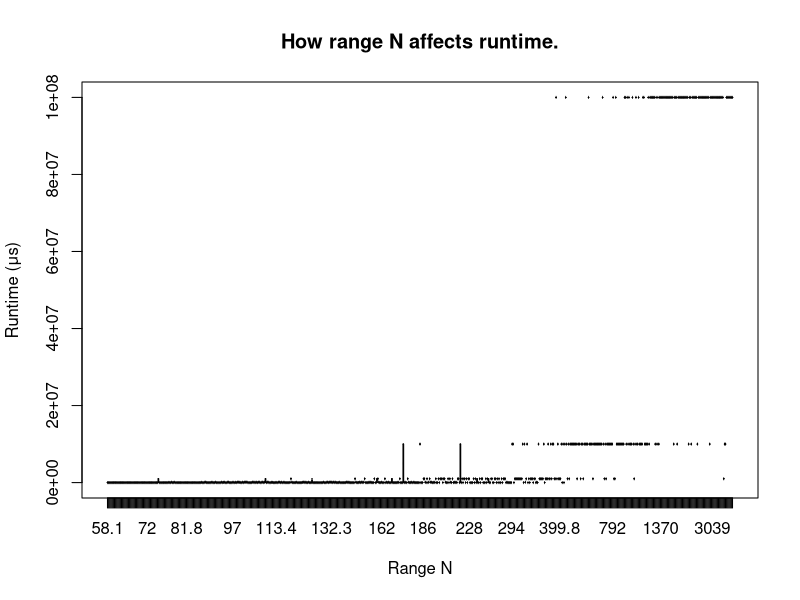
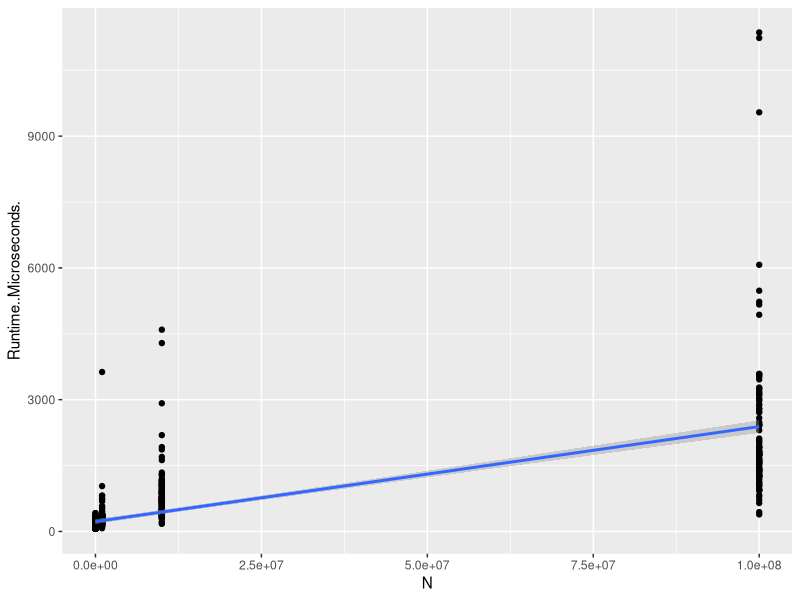
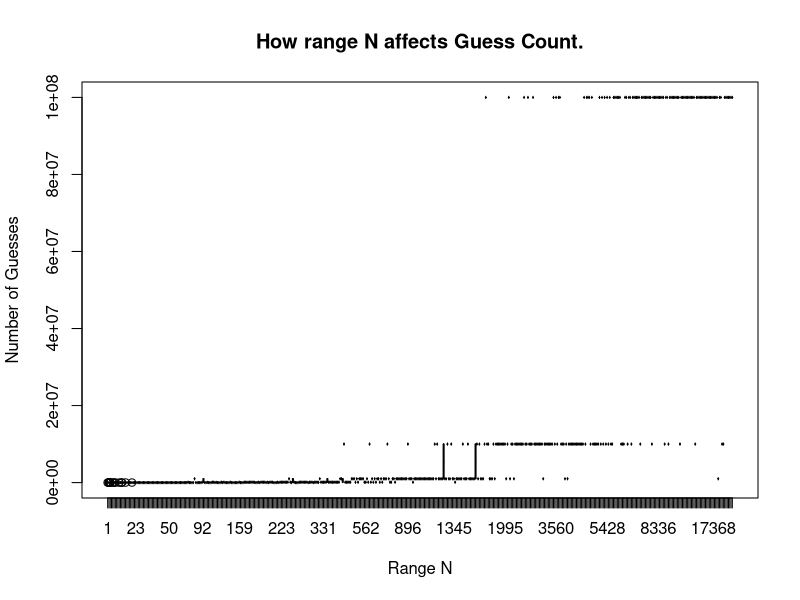
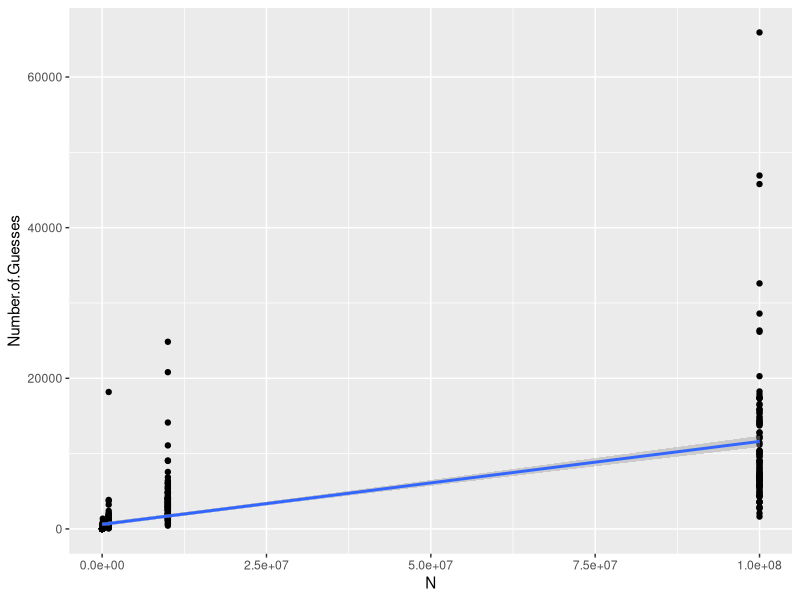
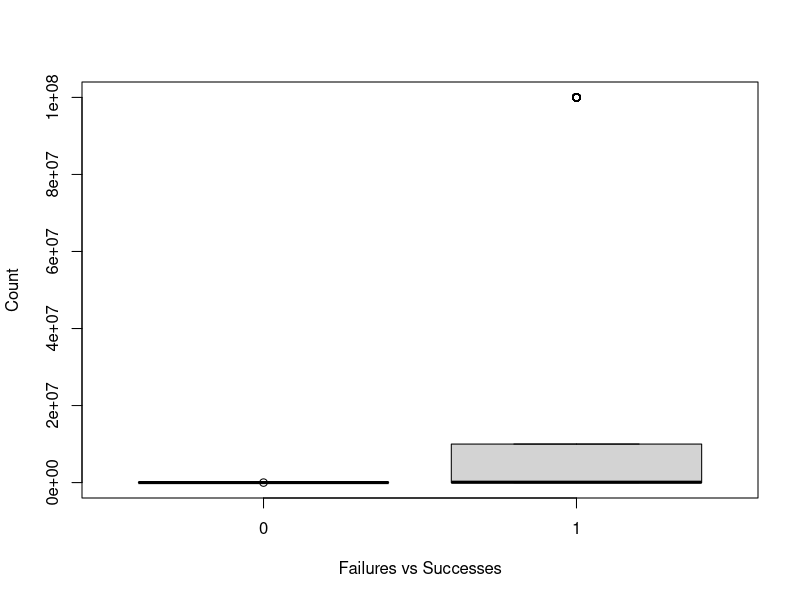

R code for these plots, in order:
library(readxl)
library(ggplot2)

DPD_data= data.frame(read_excel('Dynamic_Programming_Data.xlsx'))
a <- DPD_data[, 3]
b <- DPD_data[, 2]

boxplot(a~b, data=DPD_data, xlab = "Range N", ylab = "Runtime (μs)", main = "How range N affects runtime.")
ggplot(DPD_data, aes(x=N, y=Runtime..Microseconds.))+geom_point()+geom_smooth(method="lm")

b <- DPD_data[, 1]

boxplot(a~b, data=DPD_data, xlab = "Range N", ylab = "Number of Guesses", main = "How range N affects Guess Count.")
ggplot(DPD_data, aes(x=N, y=Number.of.Guesses))+geom_point()+geom_smooth(method="lm")

c <- DPD_data[,4]
boxplot(a~c, data=DPD_data, ylab="Count", xlab="Failures vs Successes")
